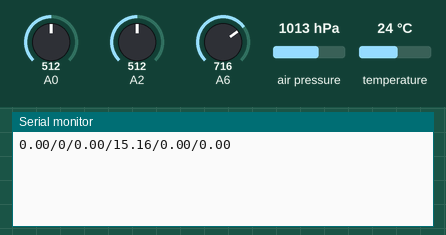
This sketch was run on a simulated Arduino Nano, built with avr-gcc and run on an emulated ATmega328P. Shown: the last lines printed to the serial monitor. The test bench sets the inputs (shaded band); at power-on: air pressure 1013 hPa, A0 = 512, A6 = 716, A2 = 512, temperature 24 °C.

Above: at 2.2 s.
2.3 s: air pressure set to 952 hPa
At 3.6 s:
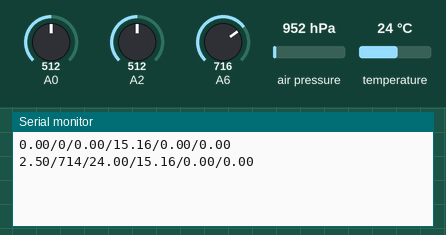
3.8 s: A0 set to 716
At 4.8 s:
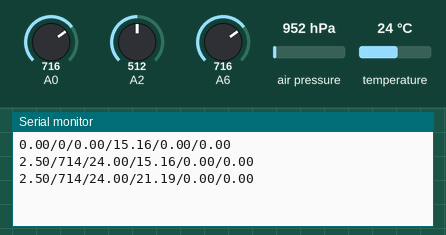
5.3 s: A6 set to 716
At 6.6 s:
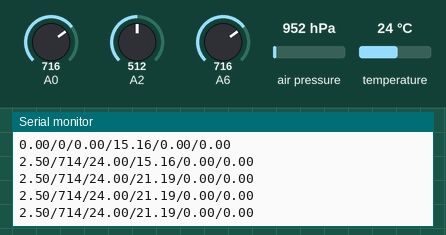
6.8 s: A2 set to 306
At 7.8 s:
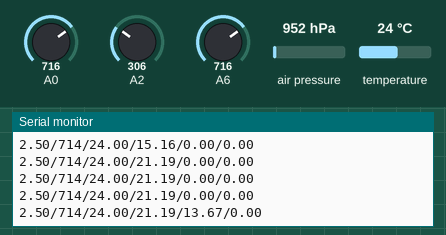
8.3 s: temperature set to 12 °C
At 9.5 s:
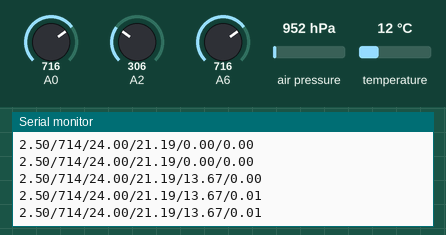
9.8 s: A2 set to 520
At 10.4 s:
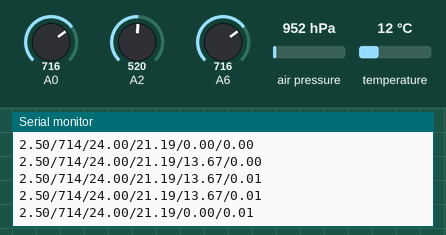
Timing chart, 0 to 12.3 s (numbered marks = the images above; inputs shaded):
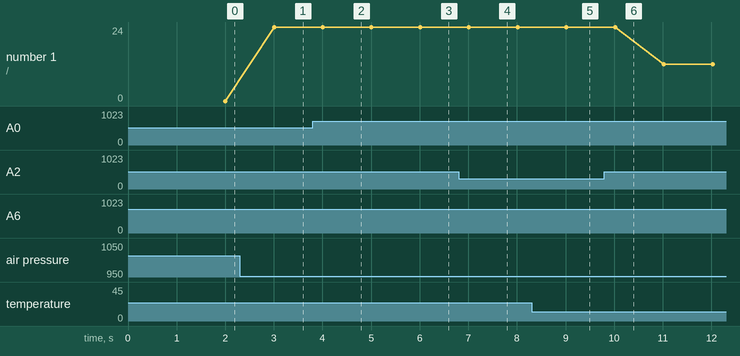

Measured:
- after the input at 2.3 s, the serial monitor: prints a new line after 0.70 s (image 1)
- after the input at 3.8 s, the serial monitor: prints a new line after 0.21 s (image 2)
- after the input at 6.8 s, the serial monitor: prints a new line after 0.21 s (image 4)
- after the input at 9.8 s, the serial monitor: prints a new line after 0.22 s (image 6)

The sketch:

sketch_bike.ino
```cpp
#include <Wire.h>
#include <BMP085.h>
#include <avr/sleep.h>
#include <avr/power.h>

BMP085 dps = BMP085();

long Temperature = 0, Pressure = 0;

int pres = 0;
float temper = 0;
float current = 0;
float currentSum = 0;
float displayedCurrentSum = 0;

int pressureCounter = 0;
int pressureCounterMax = 3;

float batteryVoltage = 0;
int batteryCounter = 0;
int batteryCounterMax = 10;

void setup() {
  Serial.begin(9600);
  set_sleep_mode(SLEEP_MODE_PWR_DOWN);
  Wire.begin();
  delay(1000);
  dps.init();
}

void loop() {
  delay(1000);

  //Давление и температура
  if (pressureCounter == 1) {
    dps.getPressure(&Pressure);
    dps.getTemperature(&Temperature);
    pres = (Pressure/133.3);
    temper = Temperature*0.1;
  }

  //Батарея
  if (batteryCounter == 1) {
    int sensorBattery = analogRead(A6);
    batteryVoltage = 0.00488 * sensorBattery;
  }

  //Напряжение
  int sensorValue = analogRead(A0);
  float voltage = sensorValue*0.0296;

  //Ток
  int sensorCurrent = analogRead(A2);
  //Serial.println(sensorCurrent);
  if (sensorCurrent < 510) {
    current = (510 - sensorCurrent) * 0.067;
    currentSum = current/3.6 + currentSum;
  } else {
    current = 0;
  }
  displayedCurrentSum = currentSum/1000;

  Serial.print(batteryVoltage);
  Serial.print("/");
  Serial.print(pres);
  Serial.print("/");
  Serial.print(temper);
  Serial.print("/");
  Serial.print(voltage);
  Serial.print("/");
  Serial.print(current);
  Serial.print("/");
  Serial.println(displayedCurrentSum);

  if (pressureCounter == pressureCounterMax) {
    pressureCounter = 0;
  } else {
    pressureCounter++;
  }

  if (batteryCounter == batteryCounterMax) {
    batteryCounter = 0;
  } else {
    batteryCounter++;
  }
}
```
